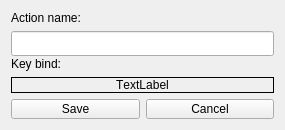
<?xml version="1.0" encoding="UTF-8"?>
<ui version="4.0">
 <class>EditHotKey</class>
 <widget class="QDialog" name="EditHotKey">
  <property name="geometry">
   <rect>
    <x>0</x>
    <y>0</y>
    <width>285</width>
    <height>130</height>
   </rect>
  </property>
  <property name="minimumSize">
   <size>
    <width>285</width>
    <height>130</height>
   </size>
  </property>
  <property name="maximumSize">
   <size>
    <width>285</width>
    <height>130</height>
   </size>
  </property>
  <property name="windowTitle">
   <string>Add user action...</string>
  </property>
  <layout class="QVBoxLayout" name="verticalLayout">
   <item>
    <widget class="QLabel" name="label">
     <property name="text">
      <string>Action name:</string>
     </property>
    </widget>
   </item>
   <item>
    <widget class="QLineEdit" name="txtAction">
     <property name="minimumSize">
      <size>
       <width>0</width>
       <height>25</height>
      </size>
     </property>
     <property name="focusPolicy">
      <enum>Qt::NoFocus</enum>
     </property>
     <property name="readOnly">
      <bool>true</bool>
     </property>
    </widget>
   </item>
   <item>
    <widget class="QLabel" name="label_2">
     <property name="text">
      <string>Key bind:</string>
     </property>
    </widget>
   </item>
   <item>
    <widget class="QLabel" name="lblHotKey">
     <property name="font">
      <font>
       <kerning>false</kerning>
      </font>
     </property>
     <property name="autoFillBackground">
      <bool>false</bool>
     </property>
     <property name="frameShape">
      <enum>QFrame::Panel</enum>
     </property>
     <property name="frameShadow">
      <enum>QFrame::Plain</enum>
     </property>
     <property name="lineWidth">
      <number>1</number>
     </property>
     <property name="midLineWidth">
      <number>0</number>
     </property>
     <property name="text">
      <string>TextLabel</string>
     </property>
     <property name="scaledContents">
      <bool>false</bool>
     </property>
     <property name="alignment">
      <set>Qt::AlignCenter</set>
     </property>
     <property name="margin">
      <number>1</number>
     </property>
    </widget>
   </item>
   <item>
    <layout class="QHBoxLayout" name="horizontalLayout">
     <item>
      <widget class="QPushButton" name="cmdSave">
       <property name="focusPolicy">
        <enum>Qt::NoFocus</enum>
       </property>
       <property name="text">
        <string>Save</string>
       </property>
      </widget>
     </item>
     <item>
      <widget class="QPushButton" name="cmdCancel">
       <property name="focusPolicy">
        <enum>Qt::NoFocus</enum>
       </property>
       <property name="text">
        <string>Cancel</string>
       </property>
      </widget>
     </item>
    </layout>
   </item>
  </layout>
 </widget>
 <resources/>
 <connections/>
</ui>
